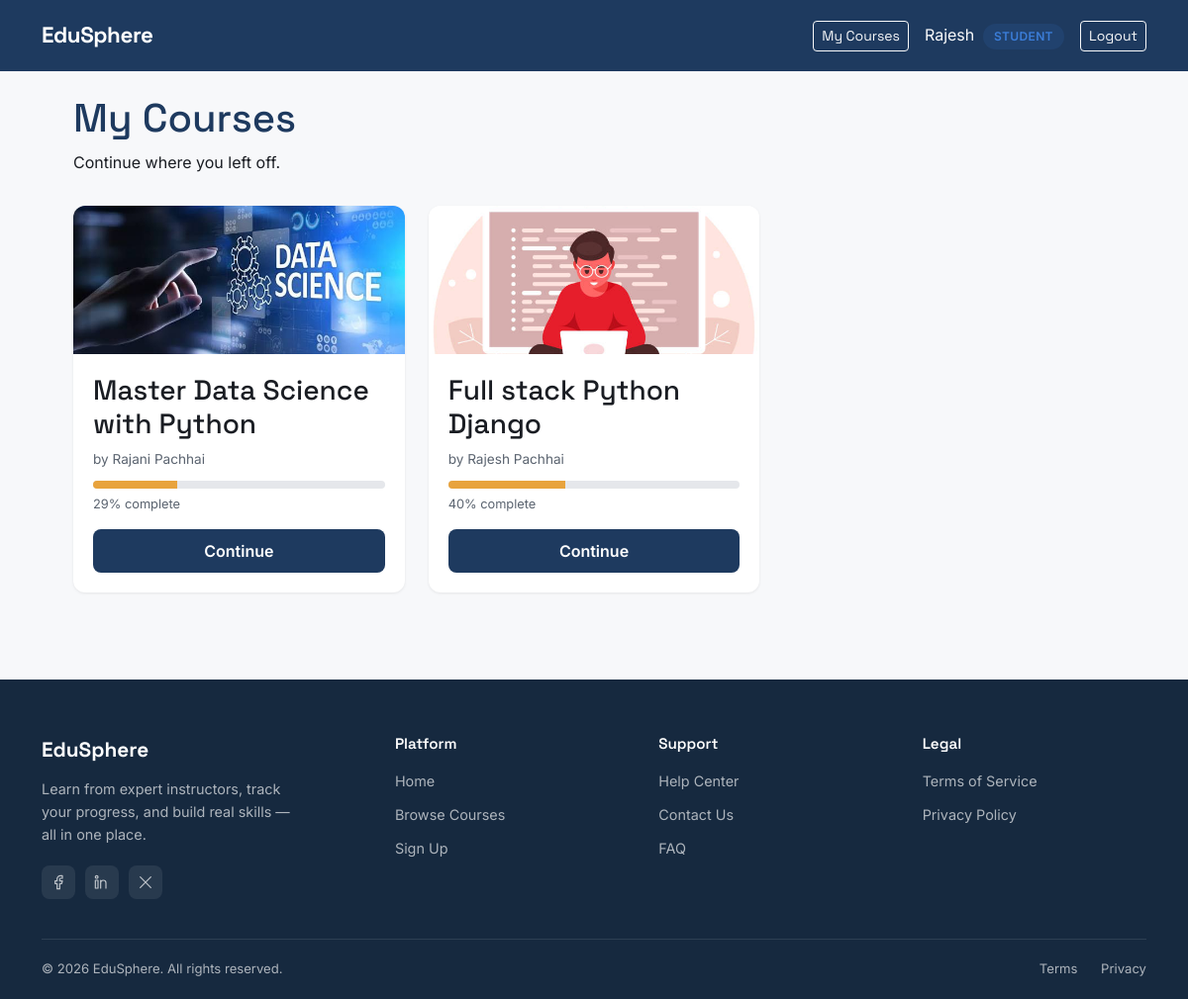
Page /enrollments/my-courses/ (signed in) on the committed database.
### accounts/models.py (models this page shows, shortened)
class CustomUser(AbstractUser):
    class Role(models.TextChoices):
        STUDENT = "student", "Student"
        INSTRUCTOR = "instructor", "Instructor"
        ADMIN = "admin", "Admin"
    username = None
    email = models.EmailField(unique=True)
    role = models.CharField(max_length=20, choices=Role.choices, default=Role.STUDENT)
    profile_picture = models.ImageField(upload_to="profile_pics/", blank=True, null=True)
    bio = models.TextField(blank=True)
    created_at = models.DateTimeField(auto_now_add=True)
    USERNAME_FIELD = "email"
    REQUIRED_FIELDS = []
    objects = CustomUserManager()

### enrollments/models.py (models this page shows, shortened)
class Enrollment(models.Model):
    student = models.ForeignKey(
        settings.AUTH_USER_MODEL,
        on_delete=models.CASCADE,
        related_name='enrollments',
        limit_choices_to={'role': 'student'},
    )
    course = models.ForeignKey(
        Course,
        on_delete=models.CASCADE,
        related_name='enrollments',
    )
    enrolled_at = models.DateTimeField(auto_now_add=True)
    class Meta:
        unique_together = ('student', 'course')
        ordering = ['-enrolled_at']
    def progress_percentage(self):
        total_lessons = Lesson.objects.filter(module__course=self.course).count()
        if total_lessons == 0:
            return 0
        completed_lessons = LessonProgress.objects.filter(
            student=self.student,
            lesson__module__course=self.course,
            completed=True
        ).count()
        return round((completed_lessons / total_lessons) * 100)

### courses/models.py (models this page shows, shortened)
class Course(models.Model):
    class Level(models.TextChoices):
        BEGINNER = "beginner", "Beginner"
        INTERMEDIATE = "intermediate", "Intermediate"
        ADVANCED = "advanced", "Advanced"
    instructor = models.ForeignKey(
        settings.AUTH_USER_MODEL,
        on_delete=models.CASCADE,
        related_name="courses",
        limit_choices_to={'role': 'instructor'}
    )
    category = models.ForeignKey(Category, on_delete=models.SET_NULL, null=True, related_name="courses")
    title = models.CharField(max_length=200)
    slug = models.SlugField(unique=True, blank=True)
    description = models.TextField()
    thumbnail = models.ImageField(upload_to="course_thumbnails/", blank=True, null=True)
    level = models.CharField(max_length=20, choices=Level.choices, default=Level.BEGINNER)
    price = models.DecimalField(max_digits=8, decimal_places=2, default=0)
    is_published = models.BooleanField(default=False)
    created_at = models.DateTimeField(auto_now_add=True)
    updated_at = models.DateTimeField(auto_now=True)
    class Meta:
        ordering = ['-created_at']

### enrollments/views.py (the view)
# urls.py: path('my-courses/', views.my_courses_view, name='my_courses'),
@login_required
def my_courses_view(request):
    enrollments = Enrollment.objects.filter(student=request.user).select_related('course')
    return render(request, 'enrollments/my_courses.html', {'enrollments': enrollments})

### enrollments/templates/enrollments/my_courses.html (shortened to what this page needs)
{% extends 'base.html' %}
{% block content %}
<div class="my-courses-page">
  <div class="my-courses-header">
    <h1>My Courses</h1>
    <p>Continue where you left off.</p>
  </div>
  {% if enrollments %}
    <div class="my-courses-grid">
      {% for enrollment in enrollments %}
        <div class="my-course-card">
          {% if enrollment.course.thumbnail %}
            <img src="{{ enrollment.course.thumbnail.url }}" alt="{{ enrollment.course.title }}" class="my-course-thumb">
          {% else %}
            <div class="my-course-thumb my-course-thumb-placeholder"></div>
          {% endif %}
          <div class="my-course-body">
            <h3>{{ enrollment.course.title }}</h3>
            <p class="my-course-instructor">by {{ enrollment.course.instructor.get_full_name }}</p>
            <div class="my-course-progress-bar">
              <div class="my-course-progress-fill" style="width: {{ enrollment.progress_percentage }}%;"></div>
            </div>
            <p class="my-course-progress-text">{{ enrollment.progress_percentage }}% complete</p>
            <a href="{% url 'enrollments:continue_course' enrollment.course.slug %}" class="btn-continue">
              {% if enrollment.progress_percentage == 0 %}Start Course{% else %}Continue{% endif %}
            </a>
          </div>
        </div>
      {% endfor %}
    </div>
  {% else %}
    <div class="my-courses-empty">
      <p>You haven't enrolled in any courses yet.</p>
      <a href="{% url 'courses:course_list' %}" class="btn-primary-pill">Browse Courses</a>
    </div>
  {% endif %}
</div>
{% endblock %}

### templates/base.html (shortened to what this page needs)
{% load static %}
<!DOCTYPE html>
<html lang="en">
<head>
    <link href="https://cdn.jsdelivr.net/npm/bootstrap@5.3.3/dist/css/bootstrap.min.css" rel="stylesheet">
    <link href="{% static 'css/custom.css' %}" rel="stylesheet">
</head>
<body>
    <nav class="navbar navbar-expand-lg navbar-dark">
        <div class="container">
            <a class="navbar-brand" href="{% url 'home' %}">EduSphere</a>
            <div class="ms-auto d-flex align-items-center">
                {% if user.is_authenticated %}
                {% if user.role == 'student' %}
                <a href="{% url 'enrollments:my_courses' %}" class="btn btn-outline-light btn-sm me-3">My Courses</a>
                {% elif user.role == 'instructor' %}
                <a href="{% url 'courses:instructor_dashboard' %}" class="btn btn-outline-light btn-sm me-3">My
                    Courses</a>
                {% elif user.role == 'admin' %}
                <a href="{% url 'dashboard:overview' %}" class="btn btn-outline-light btn-sm me-3">Dashboard</a>
                {% endif %}
                <span class="text-light me-3">
                    {{ user.first_name }}
                    <span class="role-badge {{ user.role }} ms-1">{{ user.role }}</span>
                </span>
                <a href="{% url 'accounts:logout' %}" class="btn btn-outline-light btn-sm">Logout</a>
                {% else %}
                <a href="{% url 'accounts:login' %}" class="btn btn-outline-light btn-sm me-2">Login</a>
                <a href="{% url 'accounts:register_choice' %}" class="btn btn-accent btn-sm">Sign Up</a>
                {% endif %}
            </div>
        </div>
    </nav>
    {% block content %}
    {% endblock %}
    <footer class="site-footer">
        <div class="container">
            <div class="footer-grid">
                <div>
                    <span class="footer-brand-name">EduSphere</span>
                    <p class="footer-brand-tagline">Learn from expert instructors, track your progress, and build real
                        skills — all in one place.</p>
                    <div class="footer-social-row">
                        <a href="https://www.facebook.com/share/1CqCPcXn59/?mibextid=wwXIfr" class="footer-social-icon"
                            aria-label="Facebook">
                        </a>
                        <a href="https://np.linkedin.com/in/rajesh-pachhai-6842a4362" class="footer-social-icon"
                            aria-label="LinkedIn">
                        </a>
                        <a href="#" class="footer-social-icon" aria-label="Twitter / X">
                            <svg width="16" height="16" viewBox="0 0 24 24" fill="none"
                                xmlns="http://www.w3.org/2000/svg">
                                <path d="M4 4L20 20M20 4L4 20" stroke="currentColor" stroke-width="1.8"
                                    stroke-linecap="round" />
                            </svg>
                        </a>
                    </div>
                </div>
                <div class="footer-col">
                    <h4>Platform</h4>
                    <ul class="footer-links">
                        <li><a href="{% url 'home' %}">Home</a></li>
                        <li><a href="{% url 'courses:course_list' %}">Browse Courses</a></li>
                        <li><a href="{% url 'accounts:register_choice' %}">Sign Up</a></li>
                    </ul>
                </div>
                <div class="footer-col">
                    <h4>Support</h4>
                    <ul class="footer-links">
                        <li><a href="#">Help Center</a></li>
                        <li><a href="#">Contact Us</a></li>
                        <li><a href="#">FAQ</a></li>
                    </ul>
                </div>
                <div class="footer-col">
                    <h4>Legal</h4>
                    <ul class="footer-links">
                        <li><a href="#">Terms of Service</a></li>
                        <li><a href="#">Privacy Policy</a></li>
                    </ul>
                </div>
            </div>
            <div class="footer-bottom">
                <span>&copy; {% now "Y" %} EduSphere. All rights reserved.</span>
                <div>
                    <a href="#">Terms</a>
                    <a href="#">Privacy</a>
                </div>
            </div>
        </div>
    </footer>
</body>
</html>

### static/css/custom.css (style rules this page uses)
:root { --ink: #1E3A5F; --ink-dark: #16293F; --amber: #E8A33D; --amber-dark: #CC8A28; --bg: #F7F8FA; --surface: #FFFFFF; --text: #1A1D23; --text-muted: #5B6470; --border: #E4E7EC; --student: #3B7DD8; --instructor: #C6702B; --radius: 10px; }
body { background-color: var(--bg); color: var(--text); font-family: 'Inter', sans-serif; }
h1, h2, h3, h4, .navbar-brand, .btn { font-family: 'Space Grotesk', sans-serif; }
.navbar { background-color: var(--ink) !important; padding: 0.9rem 0; }
.navbar-brand { font-weight: 700; font-size: 1.4rem; letter-spacing: -0.02em; }
.role-badge { display: inline-block; font-size: 0.75rem; font-weight: 600; padding: 0.25rem 0.7rem; border-radius: 20px; text-transform: uppercase; letter-spacing: 0.03em; }
.role-badge.student { background-color: rgba(59,125,216,0.12); color: var(--student); }
.my-courses-page { max-width: 1100px; margin: 0 auto; padding: 24px; }
.my-courses-header { margin-bottom: 32px; }
.my-courses-header h1 { font-family: 'Space Grotesk', sans-serif; color: var(--ink); }
.my-courses-grid { display: grid; grid-template-columns: repeat(auto-fill, minmax(280px, 1fr)); gap: 24px; }
.my-course-card { background: var(--surface); border-radius: 12px; overflow: hidden; box-shadow: 0 1px 3px rgba(0,0,0,0.08); }
.my-course-thumb { width: 100%; height: 150px; object-fit: cover; }
.my-course-body { padding: 20px; }
.my-course-instructor { color: var(--text-muted); font-size: 0.85rem; margin-bottom: 12px; }
.my-course-progress-bar { background: #e5e7eb; border-radius: 999px; height: 8px; overflow: hidden; margin-bottom: 6px; }
.my-course-progress-fill { background-color: var(--amber); height: 100%; }
.my-course-progress-text { font-size: 0.8rem; color: var(--text-muted); margin-bottom: 16px; }
.btn-continue { display: block; text-align: center; background-color: var(--ink); color: #fff; padding: 10px; border-radius: 8px; text-decoration: none; font-weight: 600; }
.site-footer { background: var(--ink-dark); color: rgba(255,255,255,0.65); margin-top: 4rem; }
.footer-grid { display: grid; grid-template-columns: 1.4fr 1fr 1fr 1fr; gap: 2.5rem; padding: 3.5rem 0 2.5rem; }
.footer-brand-name { font-family: 'Space Grotesk', sans-serif; font-weight: 700; font-size: 1.3rem; color: #fff; margin-bottom: 0.75rem; display: block; }
.footer-brand-tagline { font-size: 0.9rem; line-height: 1.6; max-width: 260px; margin-bottom: 1.25rem; }
.footer-social-row { display: flex; gap: 10px; }
.footer-social-icon { width: 34px; height: 34px; border-radius: 8px; background: rgba(255,255,255,0.08); display: flex; align-items: center; justify-content: center; color: rgba(255,255,255,0.7); transition: background-color 0.15s ease, color 0.15s ease; }
.footer-col h4 { font-family: 'Space Grotesk', sans-serif; color: #fff; font-size: 0.95rem; font-weight: 600; margin-bottom: 1rem; }
.footer-links { list-style: none; padding: 0; margin: 0; }
.footer-links li { margin-bottom: 0.6rem; }
.footer-links a { color: rgba(255,255,255,0.65); text-decoration: none; font-size: 0.9rem; transition: color 0.15s ease; }
.footer-bottom { border-top: 1px solid rgba(255,255,255,0.1); padding: 1.25rem 0; display: flex; justify-content: space-between; align-items: center; flex-wrap: wrap; gap: 10px; font-size: 0.82rem; }
.footer-bottom a { color: rgba(255,255,255,0.65); text-decoration: none; margin-left: 1.25rem; }

### rows in the picture
CustomUser: first_name "Rajesh", role "STUDENT"
Enrollment: course.thumbnail (picture), course "Master Data Science with Python", course.instructor.get_full_name "Rajani Pachhai", progress_percentage "29", shows "Continue"
Enrollment: course.thumbnail (picture), course "Full stack Python Django", course.instructor.get_full_name "Rajesh Pachhai", progress_percentage "40", shows "Continue"
